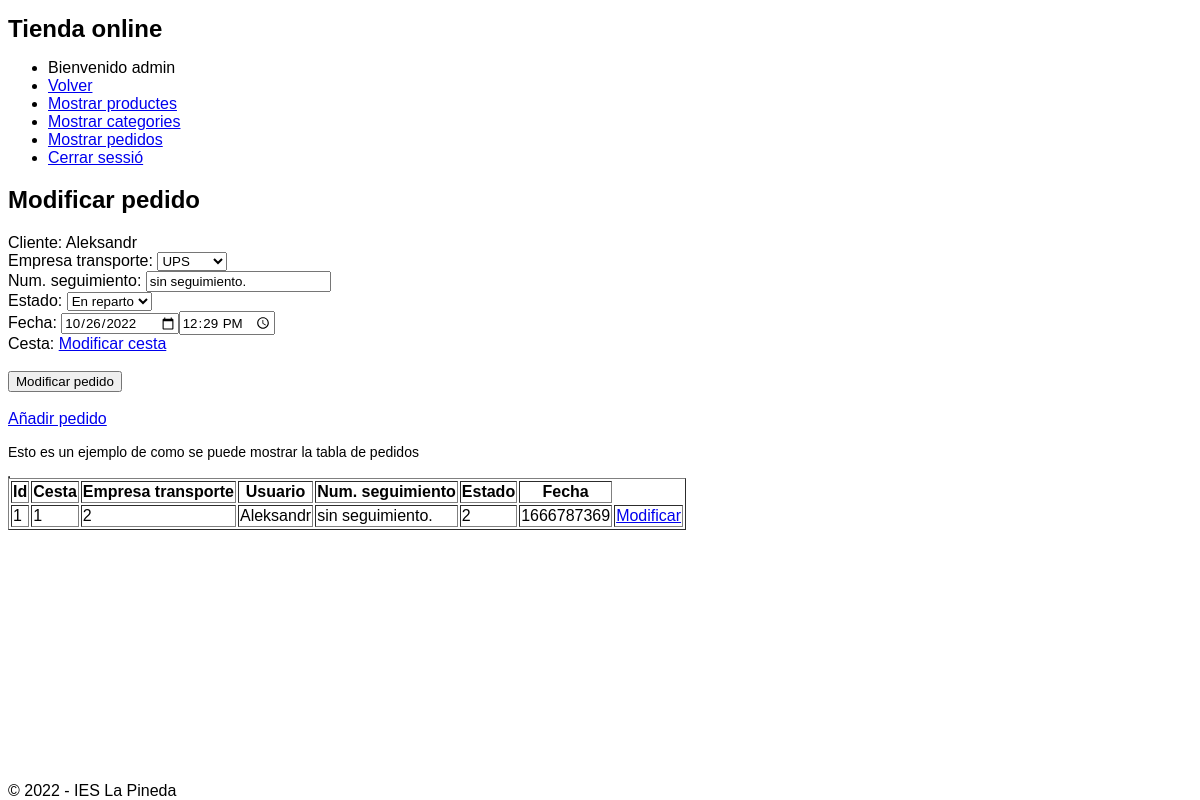
Page /admin/admin.php?controller=Pedido&action=iniciarModificarPedido&id_pedido=1 (signed in) on the committed database.
### tables this page shows
CREATE TABLE `usuarios` (
  `id_usuario` int(15) NOT NULL,
  `nombre` varchar(48) NOT NULL,
  `correo` varchar(48) NOT NULL,
  `telefono` varchar(14) DEFAULT NULL,
  `contraseña` varchar(256) NOT NULL,
  `direccion` varchar(124) DEFAULT NULL,
  `provincia` varchar(24) DEFAULT NULL,
  `cp` varchar(12) DEFAULT NULL
);

CREATE TABLE `pedidos` (
  `id_pedido` int(11) NOT NULL,
  `fk_id_cesta` int(11) NOT NULL,
  `fk_id_empresa_transporte` int(11) NOT NULL,
  `fk_id_usuario` int(11) NOT NULL,
  `num_seguimiento` varchar(128) DEFAULT NULL,
  `estado` int(1) NOT NULL,
  `fecha` int(15) NOT NULL
);

### models/database.php (called while the page is built, shortened)
<?php
class Database{
    public function __construct(){
        $servername = "localhost";
        $dbname= "botiga";
        $username = "root";
        $password = "";
		$this->db = new PDO("mysql:host=$servername;dbname=$dbname",$username, $password);
    }
}

### admin/models/pedido.php (called while the page is built, shortened)
<?php
require_once("../models/database.php");
class Pedido extends Database
{
    private $id_pedido;
    private $fk_id_cesta;
    private $fk_id_empresa_transporte;
    private $fk_id_usuario;
    private $num_seguimiento;
    private $estado;
    private $fecha;
    function getFkIdCesta()
    {
        return $this->fk_id_cesta;
    }
    function getFkIdEmpresaTransporte()
    {
        return $this->fk_id_empresa_transporte;
    }
    function getNombreUsuario($id)
    {
        $id_usuario = strval($id);
        $sql = "SELECT nombre FROM usuarios WHERE id_usuario = ".$id_usuario;
        $result = $this->db->query($sql);
        $row = $result->fetch(PDO::FETCH_ASSOC);
        $nombre = $row['nombre'];
        return $nombre;
    }
    function getNumSeguimiento()
    {
        return $this->num_seguimiento;
    }
    function getEstado()
    {
        return $this->estado;
    }
    function getFecha()
    {
        return $this->fecha;
    }
    function setIdPedido($id_pedido)
    {
        $this->id_pedido = $id_pedido;
    }
    function conectar()
    {
        $this->db->query("SET NAMES 'utf8'");
    }
    function fetchPedido() {
        $sql = "SELECT * FROM pedidos WHERE id_pedido = ".$this->id_pedido;
        $result = $this->db->query($sql);
        $row = $result->fetch(PDO::FETCH_ASSOC);
        $this->fk_id_cesta = $row['fk_id_cesta'];
        $this->fk_id_empresa_transporte = $row['fk_id_empresa_transporte'];
        $this->fk_id_usuario = $row['fk_id_usuario'];
        $this->num_seguimiento = $row['num_seguimiento'];
        $this->estado = $row['estado'];
        $this->fecha = $row['fecha'];
    }
    function getTransportistas() {
        $sql = "SELECT * FROM empresa_transporte";
        $result = $this->db->query($sql);
        $transportistasArray = array();
        while ($row = $result->fetch(PDO::FETCH_ASSOC)) {
            $transportistasArray[] = $row;
        }
        return $transportistasArray;
    }
    function getClientName() {
        $sql = "SELECT nombre FROM usuarios WHERE id_usuario = ".$this->fk_id_usuario;
        $result = $this->db->query($sql);
        $row = $result->fetch(PDO::FETCH_ASSOC);
        $nombre = $row['nombre'];
        return $nombre;
    }
}

### admin/models/cesta.php (called while the page is built, shortened)
<?php
require_once("../models/database.php");
class Cesta extends Database
{
    function mostrarPedidos()
    {
        $stmt = $this->db->prepare("SELECT * FROM pedidos");
        $pedidos = array();
        if ($stmt->execute()) {
            while ($row = $stmt->fetch(PDO::FETCH_ASSOC)) {
                $pedidos[] = $row;
            }
        }
        return $pedidos;
    }
}

### admin/views/modificarPedido.php (the view, shortened to what this page needs)
<h2>Modificar pedido</h2>
<form action="admin.php?controller=Administrador&action=modificarPedido" method="post">
    Cliente:
    <?php
    $nombre_cliente = $pedido->getClientName();
    echo $nombre_cliente;
    ?>
    <br/>
    Empresa transporte:
    <?php
    echo "<select name='fk_id_empresa_transporte'>";
    foreach ($transportistasArray as $transportista) {
        if ($transportista['id_empresa_transporte'] == $pedido->getFkIdEmpresaTransporte()) {
            echo "<option value='" . $transportista['id_empresa_transporte'] . "' selected>" . $transportista['nombre_empresa_transporte'] . "</option>";
        } else {
            echo "<option value='" . $transportista['id_empresa_transporte'] . "'>" . $transportista['nombre_empresa_transporte'] . "</option>";
        }
    }
    echo "</select>";
    ?>
    <br/>
    Num. seguimiento:
    <input type="text" name = "num_seguimiento" value="<?php echo $pedido->getNumSeguimiento() ?>">
    <br/>
    Estado:
    <?php
    echo "<select name='estado'>";
    for ($i = 0; $i < 5; $i++) {
        if ($i == $pedido->getEstado()) {
            if ($i == 0) {
                echo "<option value='" . $i . "' selected>" . "Pendiente" . "</option>";
            } else if ($i == 1) {
                echo "<option value='" . $i . "' selected>" . "Enviado" . "</option>";
            } else if ($i == 2) {
                echo "<option value='" . $i . "' selected>" . "En reparto" . "</option>";
            } else if ($i == 3) {
                echo "<option value='" . $i . "' selected>" . "Entregado" . "</option>";
            }
        }
    }
    echo "</select>";
    ?>
    <br/>
    Fecha:
    <?php
    $fecha = date("Y-m-d", $pedido->getFecha());
    $hora = date("H:i", $pedido->getFecha());
    echo "<input type='date' name='fecha' value='" . $fecha . "'>";
    echo "<input type='time' name='hora' value='" . $hora . "'>";
    ?>
    <br/>
    Cesta:
    <a href="admin.php?controller=Cesta&action=iniciarModificarCesta&id_cesta=<?php echo $pedido->getFkIdCesta(); ?>" class="btn btn-primary">Modificar cesta</a>
    <br/>
    <br/>
    <input type = "submit" value="Modificar pedido">
    <br/>
    <br/>
</form>

### admin/views/mostrarPedidos.php (shortened to what this page needs)
<?php
if ($_SESSION['role'] == 'admin') {
    echo "<a href='admin.php?controller=Pedido&action=iniciarAltaPedido' class='btn btn-primary'>Añadir pedido</a>";
    echo "<table border='1'>";
    echo "<p>Esto es un ejemplo de como se puede mostrar la tabla de pedidos</p>";
    echo "<table border='1'>";
    echo "<tr>";
    echo "<th>Id</th>";
    echo "<th>Cesta</th>";
    echo "<th>Empresa transporte</th>";
    echo "<th>Usuario</th>";
    echo "<th>Num. seguimiento</th>";
    echo "<th>Estado</th>";
    echo "<th>Fecha</th>";
    echo "</tr>";
    foreach ($todosLosPedidos as $pedido) {
        echo "<tr>";
        echo "<td>" . $pedido['id_pedido'] . "</td>";
        echo "<td>" . $pedido['fk_id_cesta'] . "</td>";
        echo "<td>" . $pedido['fk_id_empresa_transporte'] . "</td>";
        echo "<td>" . $pedidos->getNombreUsuario($pedido['fk_id_usuario']) . "</td>";
        echo "<td>" . $pedido['num_seguimiento'] . "</td>";
        echo "<td>" . $pedido['estado'] . "</td>";
        echo "<td>" . $pedido['fecha'] . "</td>";
        echo "<td><a href='?controller=Pedido&action=iniciarModificarPedido&id_pedido=" . $pedido['id_pedido'] . "'>Modificar</a></td>";
        echo "</tr>";
    }
    echo "</table>";
} else {
    echo "<p>No tienes permisos para ver esta página</p>";
    header("Refresh:3; url=admin.php");
}
?>

### styles/style.css (style rules this page uses)
* { font-family: Verdana, Geneva, Tahoma, sans-serif; }
h1 { font-family: Verdana, Geneva, sans-serif; font-size: 24px; font-style: normal; font-variant: normal; font-weight: 700; line-height: 26.4px; }
p { font-family: Verdana, Geneva, sans-serif; font-size: 14px; font-style: normal; font-variant: normal; font-weight: 400; line-height: 20px; }

### rows in the picture
usuarios: nombre "Aleksandr"
pedidos: num_seguimiento "sin seguimiento.", estado "En reparto", fecha "10/26/2022", hora "12:29", id_pedido "1", fk_id_cesta "1", fk_id_empresa_transporte "2", fk_id_usuario.nombre "Aleksandr", estado "2", fecha "1666787369"

### other values in the picture
$_SESSION['role'] "admin"
form field fk_id_empresa_transporte "UPS"
